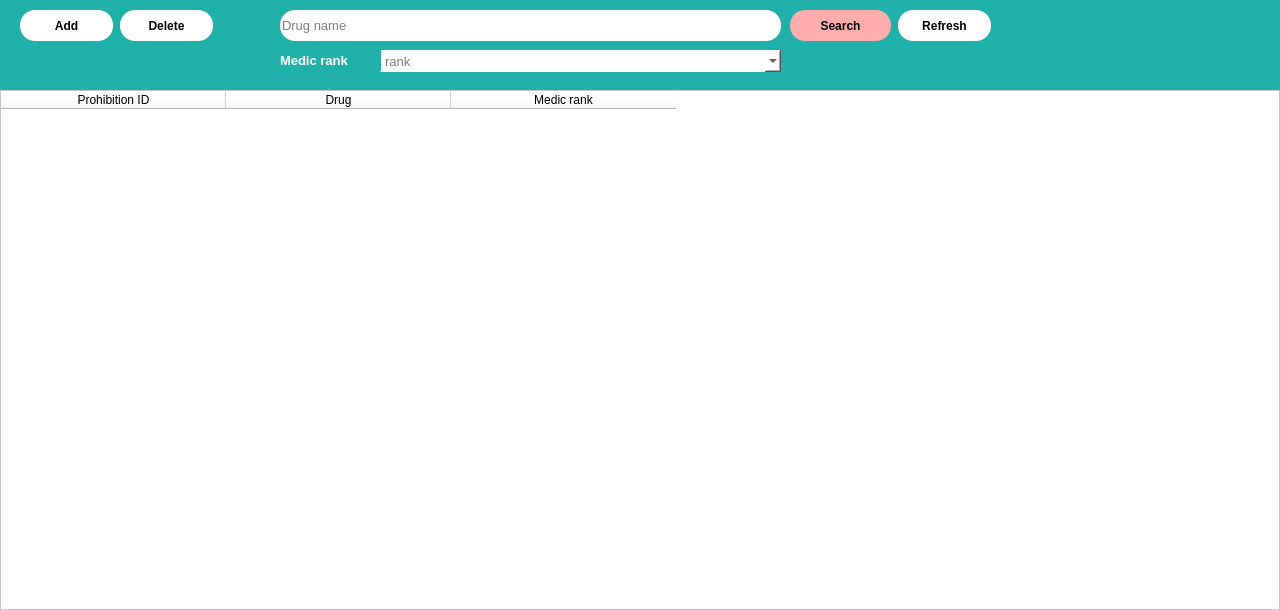
<?xml version="1.0" encoding="UTF-8"?>
<ui version="4.0">
 <class>ManageProhibitionsWindow</class>
 <widget class="QDialog" name="ManageProhibitionsWindow">
  <property name="geometry">
   <rect>
    <x>0</x>
    <y>0</y>
    <width>1280</width>
    <height>610</height>
   </rect>
  </property>
  <property name="minimumSize">
   <size>
    <width>1280</width>
    <height>610</height>
   </size>
  </property>
  <property name="maximumSize">
   <size>
    <width>1280</width>
    <height>610</height>
   </size>
  </property>
  <property name="windowTitle">
   <string>Manage Prohibitions</string>
  </property>
  <property name="windowIcon">
   <iconset>
    <normaloff>../media/logo.png</normaloff>../media/logo.png</iconset>
  </property>
  <property name="styleSheet">
   <string notr="true">background-color: rgb(32, 178, 170);</string>
  </property>
  <widget class="QTableWidget" name="tableWidget">
   <property name="geometry">
    <rect>
     <x>0</x>
     <y>90</y>
     <width>1280</width>
     <height>520</height>
    </rect>
   </property>
   <property name="sizePolicy">
    <sizepolicy hsizetype="Expanding" vsizetype="Expanding">
     <horstretch>0</horstretch>
     <verstretch>0</verstretch>
    </sizepolicy>
   </property>
   <property name="styleSheet">
    <string notr="true">background-color: rgb(255, 255, 255);</string>
   </property>
   <property name="sizeAdjustPolicy">
    <enum>QAbstractScrollArea::AdjustToContents</enum>
   </property>
   <property name="showDropIndicator" stdset="0">
    <bool>true</bool>
   </property>
   <property name="alternatingRowColors">
    <bool>false</bool>
   </property>
   <property name="gridStyle">
    <enum>Qt::CustomDashLine</enum>
   </property>
   <property name="sortingEnabled">
    <bool>true</bool>
   </property>
   <property name="wordWrap">
    <bool>true</bool>
   </property>
   <property name="rowCount">
    <number>0</number>
   </property>
   <property name="columnCount">
    <number>3</number>
   </property>
   <attribute name="horizontalHeaderCascadingSectionResizes">
    <bool>false</bool>
   </attribute>
   <attribute name="horizontalHeaderMinimumSectionSize">
    <number>40</number>
   </attribute>
   <attribute name="horizontalHeaderDefaultSectionSize">
    <number>225</number>
   </attribute>
   <attribute name="verticalHeaderVisible">
    <bool>false</bool>
   </attribute>
   <attribute name="verticalHeaderMinimumSectionSize">
    <number>30</number>
   </attribute>
   <attribute name="verticalHeaderDefaultSectionSize">
    <number>30</number>
   </attribute>
   <attribute name="verticalHeaderHighlightSections">
    <bool>true</bool>
   </attribute>
   <column>
    <property name="text">
     <string>Prohibition ID</string>
    </property>
    <property name="font">
     <font>
      <weight>50</weight>
      <bold>false</bold>
     </font>
    </property>
    <property name="background">
     <color alpha="0">
      <red>0</red>
      <green>0</green>
      <blue>0</blue>
     </color>
    </property>
   </column>
   <column>
    <property name="text">
     <string>Drug</string>
    </property>
   </column>
   <column>
    <property name="text">
     <string>Medic rank</string>
    </property>
   </column>
  </widget>
  <widget class="QPushButton" name="refresh_btn">
   <property name="geometry">
    <rect>
     <x>898</x>
     <y>10</y>
     <width>93</width>
     <height>31</height>
    </rect>
   </property>
   <property name="font">
    <font>
     <weight>75</weight>
     <bold>true</bold>
    </font>
   </property>
   <property name="styleSheet">
    <string notr="true">QPushButton {
	background-color: rgb(255, 255, 255);
	color: rgb(0, 0, 0);
	border-radius: 15px;
}

QPushButton:pressed {
	background-color: rgb(105, 205, 255);
}</string>
   </property>
   <property name="text">
    <string>Refresh</string>
   </property>
  </widget>
  <widget class="QPushButton" name="search_btn">
   <property name="enabled">
    <bool>true</bool>
   </property>
   <property name="geometry">
    <rect>
     <x>790</x>
     <y>10</y>
     <width>101</width>
     <height>31</height>
    </rect>
   </property>
   <property name="font">
    <font>
     <weight>75</weight>
     <bold>true</bold>
    </font>
   </property>
   <property name="styleSheet">
    <string notr="true">QPushButton {
	background-color: rgb(255, 172, 172);
	color: rgb(0, 0, 0);
	border-radius: 15px;
}

QPushButton:pressed {
	background-color: rgb(105, 205, 255);
}</string>
   </property>
   <property name="text">
    <string>Search</string>
   </property>
  </widget>
  <widget class="QLineEdit" name="search_drug_fld">
   <property name="geometry">
    <rect>
     <x>280</x>
     <y>10</y>
     <width>501</width>
     <height>31</height>
    </rect>
   </property>
   <property name="font">
    <font>
     <pointsize>10</pointsize>
    </font>
   </property>
   <property name="styleSheet">
    <string notr="true">background-color: rgb(255, 255, 255);
color: rgb(0, 0, 0);
border-radius: 15px;</string>
   </property>
   <property name="maxLength">
    <number>200</number>
   </property>
   <property name="placeholderText">
    <string>Drug name</string>
   </property>
  </widget>
  <widget class="QComboBox" name="rank_cbox">
   <property name="geometry">
    <rect>
     <x>380</x>
     <y>50</y>
     <width>401</width>
     <height>22</height>
    </rect>
   </property>
   <property name="font">
    <font>
     <pointsize>10</pointsize>
    </font>
   </property>
   <property name="styleSheet">
    <string notr="true">background-color: rgb(255, 255, 255);
color: rgb(0, 0, 0);
border-radius: 15px;</string>
   </property>
   <property name="currentText">
    <string/>
   </property>
   <property name="placeholderText">
    <string>rank</string>
   </property>
  </widget>
  <widget class="QLabel" name="label">
   <property name="geometry">
    <rect>
     <x>280</x>
     <y>50</y>
     <width>101</width>
     <height>21</height>
    </rect>
   </property>
   <property name="font">
    <font>
     <pointsize>10</pointsize>
     <weight>75</weight>
     <bold>true</bold>
    </font>
   </property>
   <property name="styleSheet">
    <string notr="true">color: rgb(255, 255, 255);</string>
   </property>
   <property name="text">
    <string>Medic rank</string>
   </property>
  </widget>
  <widget class="QPushButton" name="add_prohibition_btn">
   <property name="geometry">
    <rect>
     <x>20</x>
     <y>10</y>
     <width>93</width>
     <height>31</height>
    </rect>
   </property>
   <property name="font">
    <font>
     <weight>75</weight>
     <bold>true</bold>
    </font>
   </property>
   <property name="styleSheet">
    <string notr="true">QPushButton {
	background-color: rgb(255, 255, 255);
	color: rgb(0, 0, 0);
	border-radius: 15px;
}

QPushButton:pressed {
	background-color: rgb(105, 205, 255);
}</string>
   </property>
   <property name="text">
    <string>Add</string>
   </property>
  </widget>
  <widget class="QPushButton" name="delete_prohibition_btn">
   <property name="geometry">
    <rect>
     <x>120</x>
     <y>10</y>
     <width>93</width>
     <height>31</height>
    </rect>
   </property>
   <property name="font">
    <font>
     <weight>75</weight>
     <bold>true</bold>
    </font>
   </property>
   <property name="styleSheet">
    <string notr="true">QPushButton {
	background-color: rgb(255, 255, 255);
	color: rgb(0, 0, 0);
	border-radius: 15px;
}

QPushButton:pressed {
	background-color: rgb(105, 205, 255);
}</string>
   </property>
   <property name="text">
    <string>Delete</string>
   </property>
  </widget>
 </widget>
 <resources/>
 <connections/>
</ui>
